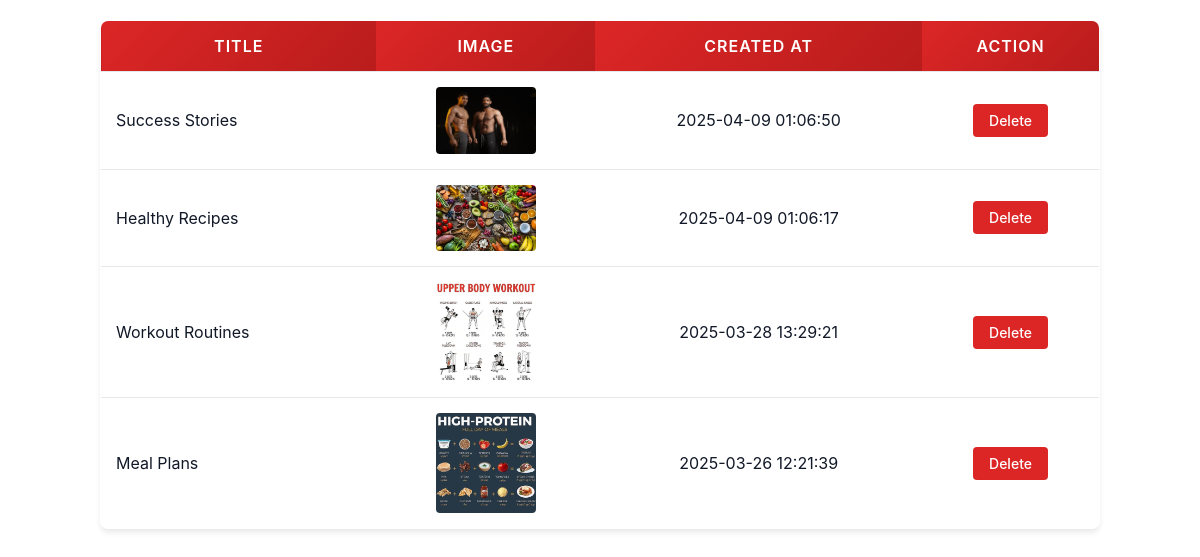
/fetch_blog_posts.php (signed in), run on the app's committed database.
### tables this page shows
CREATE TABLE `blog_posts` (
  `id` int(11) NOT NULL,
  `title` varchar(255) NOT NULL,
  `image` varchar(255) NOT NULL,
  `created_at` timestamp NOT NULL DEFAULT current_timestamp()
);

### fetch_blog_posts.php (the view, shortened to what this page needs)
<?php
include 'db_connection.php';
?>
<div class="blog-posts-container">
<?php
$sql = "SELECT id, title, image, created_at FROM blog_posts ORDER BY created_at DESC";
$result = $conn->query($sql);
if ($result->num_rows > 0) {
    echo "<table>
            <tr>
                <th>Title</th>
                <th>Image</th>
                <th>Created At</th>
                <th>Action</th>
            </tr>";
    while ($row = $result->fetch_assoc()) {
        echo "<tr>
                <td>" . htmlspecialchars($row['title']) . "</td>
                <td><img src='Uploads/" . htmlspecialchars($row['image']) . "' alt='Blog Image'></td>
                <td>" . htmlspecialchars($row['created_at']) . "</td>
                <td><button onclick='deleteBlogPost(" . htmlspecialchars($row['id']) . ")'>Delete</button></td>
              </tr>";
    }
    echo "</table>";
} else {
    echo "<p>No blog posts found.</p>";
}
?>
</div>

### fetch_blog_posts.php (style rules this page uses)
.blog-posts-container * { box-sizing: border-box; font-family: -apple-system, BlinkMacSystemFont, 'Segoe UI', Roboto, sans-serif; }
.blog-posts-container { --primary-color: #dc2626; --primary-dark: #b91c1c; --primary-light: #ef4444; --accent-color: #f59e0b; --bg-card: rgba(255, 255, 255, 0.1); --text-primary: #111827; --text-inverse: #ffffff; --border-color: #e5e7eb; --shadow-md: 0 4px 6px -1px rgba(0, 0, 0, 0.1); --gradient-primary: linear-gradient(135deg, #dc2626, #b91c1c); --transition-base: 250ms ease; }
.blog-posts-container table { width: 100%; max-width: 1000px; margin: 20px auto; border-collapse: collapse; background: var(--bg-card); backdrop-filter: blur(5px); border: 1px solid var(--border-color); border-radius: 8px; overflow: hidden; box-shadow: var(--shadow-md); }
.blog-posts-container th, .blog-posts-container td { padding: 15px; text-align: center; border-bottom: 1px solid var(--border-color); font-size: 16px; color: var(--text-primary); }
.blog-posts-container th { background: var(--gradient-primary); color: var(--text-inverse); font-weight: 600; text-transform: uppercase; letter-spacing: 1px; }
.blog-posts-container tr:last-child td { border-bottom: none; }
.blog-posts-container tr:nth-child(even) { background: rgba(255, 255, 255, 0.05); }
.blog-posts-container td:nth-child(1) { text-align: left; max-width: 300px; word-wrap: break-word; overflow-wrap: break-word; }
.blog-posts-container td:nth-child(2) img { width: 100px; height: auto; object-fit: cover; border-radius: 4px; display: block; margin: 0 auto; }
.blog-posts-container button { background: var(--primary-color); color: var(--text-inverse); border: none; padding: 8px 16px; border-radius: 4px; font-size: 14px; font-weight: 500; cursor: pointer; transition: background var(--transition-base); }

### data on the page
blog_posts: title "Success Stories", image (picture), created_at "2025-04-09 01:06:50"
blog_posts: title "Healthy Recipes", image (picture), created_at "2025-04-09 01:06:17"
blog_posts: title "Workout Routines", image (picture), created_at "2025-03-28 13:29:21"
blog_posts: title "Meal Plans", image (picture), created_at "2025-03-26 12:21:39"
